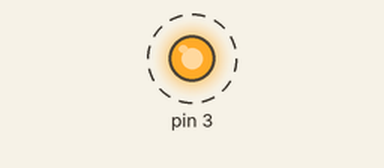
This sketch was run on a simulated Arduino Uno, built with avr-gcc and run on an emulated ATmega328P. Shown: output pins drawn as LEDs (lit = HIGH). Dashed ring = blinking.

Above: at 0.5 s.
Timing chart, 0 to 4.6 s (numbered marks = the images above):
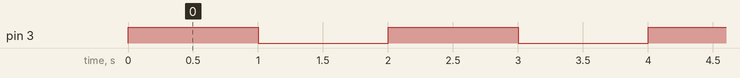

The sketch:

app.ino
```cpp
#include "Led.h"

Led led(3);

void setup() {

}

void loop() {
    led.toggle();
    delay(1000);
}
```

Led.cpp
```cpp
#include "Led.h"


Led::Led(int pin) : pin(pin)
{
    pinMode(pin, OUTPUT);
}

void Led::on()
{
    digitalWrite(pin, HIGH);
}

void Led::off()
{
    digitalWrite(pin, LOW);
}

void Led::setValue(int value)
{
    digitalWrite(pin, value);
}

int Led::toggle()
{
    int v = !digitalRead(pin);
    digitalWrite(pin, v);
    return v;
}
```

Led.h
```cpp
#pragma once

#include <Arduino.h>

class Led
{
protected:
    int pin; // 연결 핀 번호
public:
    Led(int pin);

    void on();
    void off();
    void setValue(int value);
    int toggle(); // 최종 상태 값 반환
};
```

Measured:
- by itself, pin 3: alternates HIGH for 1.0 s and LOW for 1.0 s
